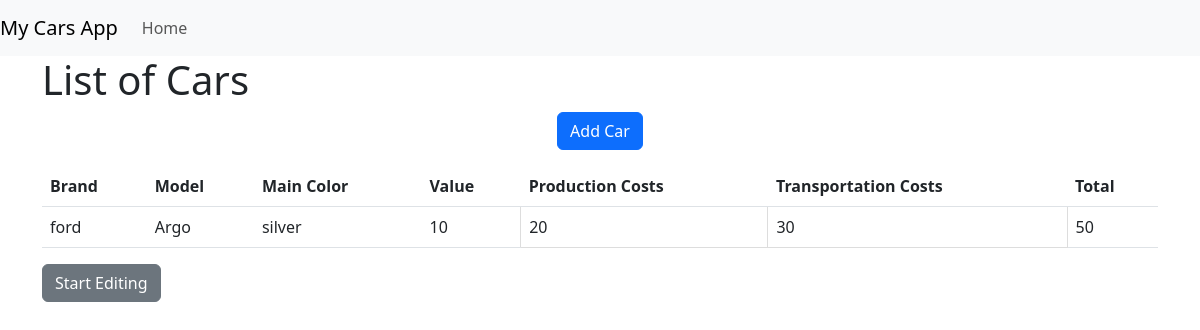
Before: / with the older database file.
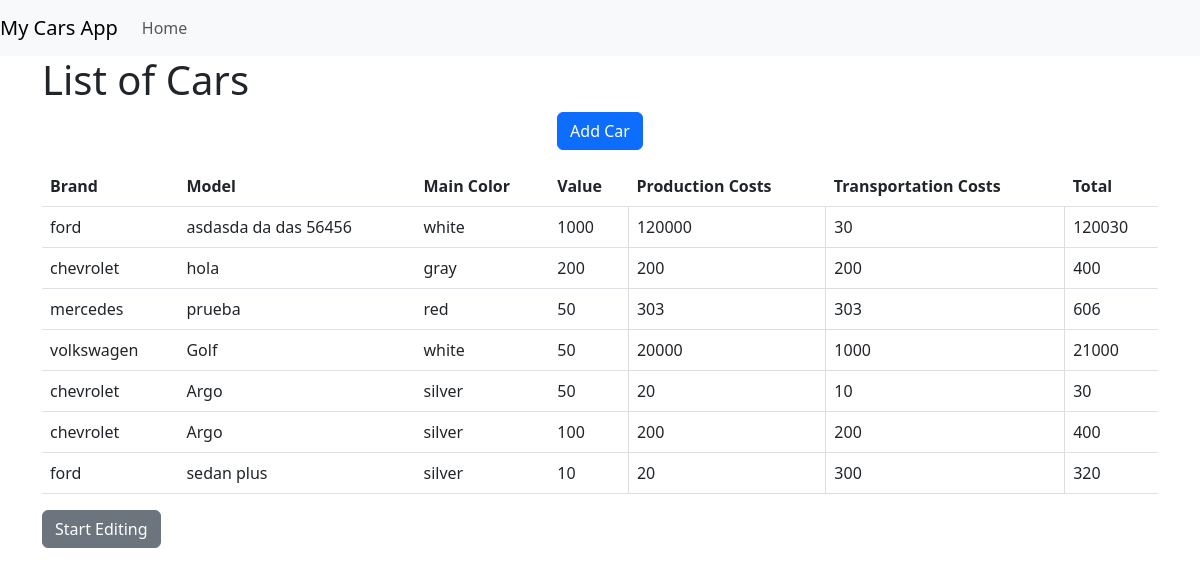
After: the same page with the newer database file.
### cars/models.py (models this page shows, shortened)
class Car(models.Model):
    COLOR_CHOICES = (
        ('black', 'Black'),
        ('white', 'White'),
        ('silver', 'Silver'),
        ('gray', 'Gray'),
        ('red', 'Red'),
        ('blue', 'Blue'),
        ('green', 'Green'),
        ('yellow', 'Yellow'),
        ('orange', 'Orange'),
        ('brown', 'Brown'),
        ('purple', 'Purple'),
        ('pink', 'Pink'),
        ('gold', 'Gold'),
        ('beige', 'Beige'),
        ('teal', 'Teal'),
        ('navy', 'Navy'),
        ('burgundy', 'Burgundy'),
        ('champagne', 'Champagne'),
        ('olive', 'Olive'),
        ('cream', 'Cream'),
    )
    BRAND_CHOICES = (
        ('toyota', 'Toyota'),
        ('ford', 'Ford'),
        ('chevrolet', 'Chevrolet'),
        ('honda', 'Honda'),
        ('fiat', 'Fiat'),
        ('audi', 'Audi'),
        ('bmw', 'BMW'),
        ('mercedes', 'Mercedes-Benz'),
        ('volkswagen', 'Volkswagen'),
        ('nissan', 'Nissan'),
        ('subaru', 'Subaru'),
        ('mazda', 'Mazda'),
        ('hyundai', 'Hyundai'),
        ('kia', 'Kia'),
        ('volvo', 'Volvo'),
        ('jaguar', 'Jaguar'),
        ('landrover', 'Land Rover'),
        ('porsche', 'Porsche'),
        ('lexus', 'Lexus'),
        ('cadillac', 'Cadillac'),
    )
    id = models.AutoField(primary_key=True)
    main_color = models.CharField(max_length=50,choices=COLOR_CHOICES)
    model = models.CharField(max_length=100)
    brand = models.CharField(max_length=50, choices=BRAND_CHOICES)
    value = models.IntegerField()
    production_costs = models.IntegerField()
    transportation_costs = models.IntegerField()
    @property
    def total(self):
        return self.production_costs + self.transportation_costs

### cars/views.py (the view)
# urls.py: path('', CarListView.as_view(), name='car_list'),
class CarListView(ListView):
    model = Car
    template_name = 'cars/car_list.html'
    context_object_name = 'car_list'

### cars/templates/cars/car_list.html (shortened to what this page needs)
{% extends 'base.html' %}
{% block content %}
  <h1>List of Cars</h1>
  <div class="mb-3">
    <div class="text-center">
      <a href="{% url 'car_create' %}" class="btn btn-primary">Add Car</a>
    </div>
  </div>
  <form id="carForm" method="POST" action="{% url 'car_update' %}">
    <table class="table" id="carTable">
      <thead>
        <tr>
          <th>Brand</th>
          <th>Model</th>
          <th>Main Color</th>
          <th>Value</th>
          <th>Production Costs</th>
          <th>Transportation Costs</th>
          <th>Total</th>
        </tr>
      </thead>
      <tbody>
        {% for car in car_list %}
          <tr>
            <td>{{ car.brand }}</td>
            <td>{{ car.model }}</td>
            <td>{{ car.main_color }}</td>
            <td>{{ car.value }}</td>
            <td class="editable-cell" oninput="updateTotal(this)" contenteditable="false">{{ car.production_costs }}</td>
            <td class="editable-cell" oninput="updateTotal(this)" contenteditable="false">{{ car.transportation_costs }}</td>
            <td>{{ car.total }}</td>
          </tr>
        {% empty %}
          <tr>
            <td colspan="7">No cars found.</td>
          </tr>
        {% endfor %}
      </tbody>
    </table>
    <div class="mb-3">
    <a href="{% url 'car_update' %}" class="btn btn-secondary">Start Editing</a>
    </div>
  </form>
{% endblock %}

### cars/templates/base.html (shortened to what this page needs)
<!DOCTYPE html>
<html>
<head>
    <link rel="stylesheet" href="https://cdn.jsdelivr.net/npm/bootstrap@5.3.0/dist/css/bootstrap.min.css">
</head>
<body>
    <nav class="navbar navbar-expand-lg navbar-light bg-light">
        <a class="navbar-brand" href="#">My Cars App</a>
        <div class="collapse navbar-collapse" id="navbarNav">
            <ul class="navbar-nav">
                <li class="nav-item active">
                    <a class="nav-link" href="/">Home</a>
                </li>
            </ul>
        </div>
    </nav>
    <div class="container">
        {% block content %}{% endblock %}
    </div>
</body>
</html>

### cars/templates/cars/car_list.html (style rules this page uses)
.editable-cell { background-color: #f5f5f5; border: 1px solid #ddd; padding: 5px; transition: background-color 0.3s ease; }

Changed rows visible on the page:
removed Car: brand "ford", model "Argo", main_color "silver", value "10", production_costs "20", transportation_costs "30", total "50"
added Car: brand "ford", model "asdasda da das 56456", main_color "white", value "1000", production_costs "120000", transportation_costs "30", total "120030"
added Car: brand "chevrolet", model "hola", main_color "gray", value "200", production_costs "200", transportation_costs "200", total "400"
added Car: brand "mercedes", model "prueba", main_color "red", value "50", production_costs "303", transportation_costs "303", total "606"
added Car: brand "volkswagen", model "Golf", main_color "white", value "50", production_costs "20000", transportation_costs "1000", total "21000"
added Car: brand "chevrolet", model "Argo", main_color "silver", value "50", production_costs "20", transportation_costs "10", total "30"
added Car: brand "chevrolet", model "Argo", main_color "silver", value "100", production_costs "200", transportation_costs "200", total "400"
added Car: brand "ford", model "sedan plus", main_color "silver", value "10", production_costs "20", transportation_costs "300", total "320"
